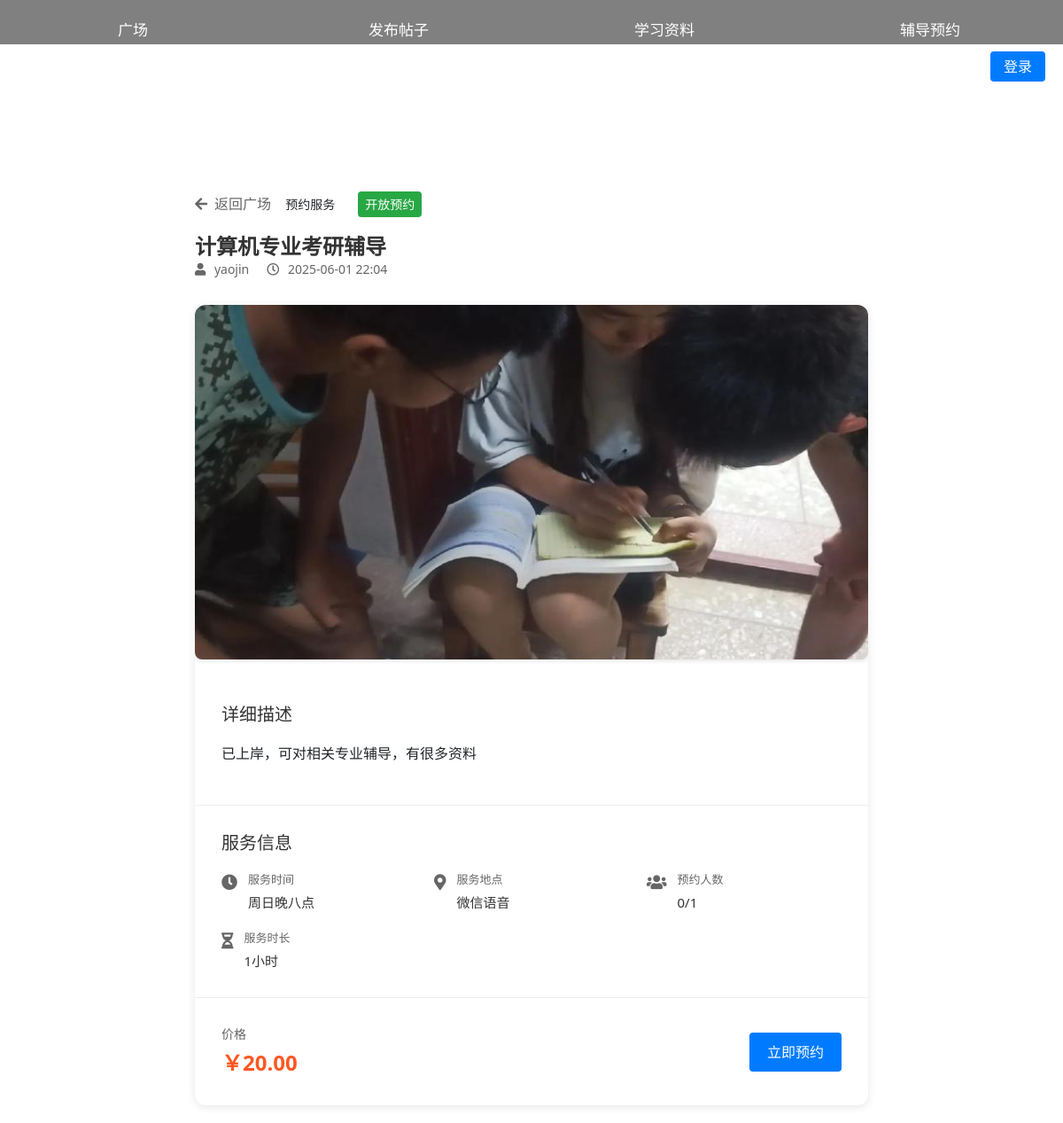
Screenshot of /square/post/reservationpost/11/ with the database file from the repository.
### reservation/models.py (models this page shows, shortened)
class ReservationPost(models.Model):
    title = models.CharField('标题', max_length=128)
    content = models.TextField('服务描述')
    service_time = models.CharField('服务时间', max_length=128)
    service_duration = models.CharField('服务时长', max_length=64)
    location = models.CharField('服务地点', max_length=256)
    max_participants = models.IntegerField('最大预约人数', default=1)
    current_participants = models.IntegerField('当前预约人数', default=0)
    price = models.DecimalField('价格', max_digits=10, decimal_places=2)
    wechat = models.CharField('微信联系方式', max_length=64)
    cover_image = models.ImageField('封面图片', upload_to='reservation_covers/', blank=True, null=True, help_text='建议上传一张服务相关的封面图片')
    status = models.CharField('状态', max_length=32, choices=(
        ('open', '开放中'),
        ('full', '已满'),
        ('closed', '已关闭'),
    ), default='open')
    author = models.ForeignKey(settings.AUTH_USER_MODEL, on_delete=models.CASCADE, related_name='reservation_posts', verbose_name='作者')
    created_time = models.DateTimeField('创建时间', auto_now_add=True)
    update_time = models.DateTimeField('更新时间', auto_now=True)
    class Meta:
        ordering = ['-created_time']
        verbose_name = '预约帖子'
        verbose_name_plural = '预约帖子'

### user_center/models.py (models this page shows, shortened)
class User(AbstractUser):
    gender = (
        ('male', '男'),
        ('female', '女'),
    )
    phone = models.CharField('手机号', max_length=11, blank=True, null=True)
    head = models.ImageField('头像', upload_to='images', default='/media/images/光遇背景.jpg', blank=True, null=True)
    sex = models.CharField('性别', max_length=32, choices=gender, default='男')
    bio = models.TextField('个人简介', max_length=500, blank=True, null=True)
    created_time = models.DateTimeField('注册时间', auto_now_add=True)
    update_time = models.DateTimeField('更新时间', auto_now=True)
    class Meta:
        ordering = ['created_time']
        verbose_name = '用户'
        verbose_name_plural = '用户'

### square/views.py (the view, shortened to what this page needs)
# urls.py: path('post/<str:post_type>/<int:post_id>/', views.post_detail, name='post_detail'),
def post_detail(request, post_type, post_id):
    try:
        if post_type == 'reservationpost':
            post = get_object_or_404(ReservationPost, id=post_id)
            has_reserved = False
            if request.user.is_authenticated:
                has_reserved = post.reservations.filter(user=request.user, status='active').exists()
            context = {
                'post': post,
                'post_type': 'reservation',
                'has_reserved': has_reserved
            }
            return render(request, 'square/post_detail.html', context)
        else:
            raise Http404("Invalid post type")
    except Http404:
        return redirect('square:index')

### templates/square/post_detail.html (shortened to what this page needs)
{% extends 'base.html' %}
{% load static %}
{% load square_filters %}
{% block content %}
<link rel="stylesheet" href="{% static 'css/post_detail.css' %}">
<div class="post-detail-container">
  <div class="post-header">
    <a href="{% url 'square:index' %}" class="back-link">
      <i class="fas fa-arrow-left"></i> 返回广场
    </a>
    <div class="post-type-badge {% if post_type == 'reservation' %}reservation-post{% else %}study-post{% endif %}">
      {% if post_type == 'reservation' %}预约服务{% else %}学习资料{% endif %}
    </div>
    {% if post_type == 'reservation' %}
    <div class="post-status {{ post.status }}">
      {% if post.status == 'open' %}
      开放预约
      {% elif post.status == 'full' %}
      已满员
      {% else %}
      已关闭
      {% endif %}
    </div>
    {% endif %}
    <h1 class="post-title">{{ post.title }}</h1>
    <div class="post-meta">
      <span class="author">
        <i class="fas fa-user"></i> {{ post.author.username }}
      </span>
      <span class="time">
        <i class="far fa-clock"></i> {{ post.created_time|date:"Y-m-d H:i" }}
      </span>
    </div>
  </div>
  <div class="post-content">
    {% if post_type == 'reservation' and post.cover_image %}
    <div class="cover-image-section">
      <img src="{{ post.cover_image.url }}" alt="{{ post.title }}" class="cover-image">
    </div>
    {% endif %}
    <div class="content-section">
      <h2>详细描述</h2>
      {{ post.content|linebreaks }}
    </div>
    {% if post_type == 'reservation' %}
    <div class="info-section">
      <h2>服务信息</h2>
      <div class="info-grid">
        <div class="info-item">
          <i class="fas fa-clock"></i>
          <div class="info-text">
            <label>服务时间</label>
            <span>{{ post.service_time }}</span>
          </div>
        </div>
        <div class="info-item">
          <i class="fas fa-map-marker-alt"></i>
          <div class="info-text">
            <label>服务地点</label>
            <span>{{ post.location }}</span>
          </div>
        </div>
        <div class="info-item">
          <i class="fas fa-users"></i>
          <div class="info-text">
            <label>预约人数</label>
            <span>{{ post.current_participants }}/{{ post.max_participants }}</span>
          </div>
        </div>
        <div class="info-item">
          <i class="fas fa-hourglass-half"></i>
          <div class="info-text">
            <label>服务时长</label>
            <span>{{ post.service_duration }}</span>
          </div>
        </div>
      </div>
    </div>
    {% endif %}
    <div class="action-section">
      <div class="price-tag">
        <span class="price-label">价格</span>
        <span class="price-amount">￥{{ post.price }}</span>
      </div>
      {% if post_type == 'reservation' %}
      {% if not has_reserved and post.status == 'open' %}
      <button type="button" class="action-button reserve-btn" onclick="reservePost({{ post.id }})">立即预约</button>
      {% elif has_reserved %}
      <button class="action-button reserved-btn" disabled>已预约</button>
      {% elif post.status == 'full' %}
      <button class="action-button full-btn" disabled>已满员</button>
      {% else %}
      <button class="action-button closed-btn" disabled>已关闭</button>
      {% endif %}
      {% elif post_type == 'study' %}
      <button class="action-button purchase-btn">购买资料</button>
      {% endif %}
    </div>
  </div>
</div>
<link rel="stylesheet" href="https://cdnjs.cloudflare.com/ajax/libs/font-awesome/5.15.4/css/all.min.css">
{% endblock %}

### static/css/post_detail.css (style rules this page uses)
.post-detail-container { max-width: 800px; margin: 0 auto; padding: 20px; }
.post-header { margin-bottom: 30px; }
.back-link { display: inline-flex; align-items: center; color: #666; text-decoration: none; margin-bottom: 20px; transition: color 0.2s ease; }
.back-link i { margin-right: 8px; }
.post-type-badge { display: inline-block; padding: 6px 12px; border-radius: 6px; font-size: 14px; font-weight: 500; margin-bottom: 15px; }
.post-title { font-size: 24px; font-weight: 600; color: #333; margin: 0; line-height: 1.3; }
.post-meta { display: flex; gap: 20px; color: #666; font-size: 14px; }
.post-meta i { margin-right: 6px; }
.post-content { background: white; border-radius: 12px; box-shadow: 0 2px 10px rgba(0, 0, 0, 0.1); overflow: hidden; }
.content-section { padding: 30px; border-bottom: 1px solid #eee; }
.content-section h2 { font-size: 20px; color: #333; margin: 0 0 20px 0; }
.info-section { padding: 30px; border-bottom: 1px solid #eee; }
.info-section h2 { font-size: 20px; color: #333; margin: 0 0 20px 0; }
.info-grid { display: grid; grid-template-columns: repeat(auto-fit, minmax(200px, 1fr)); gap: 20px; }
.info-item { display: flex; align-items: flex-start; gap: 12px; }
.info-item i { font-size: 18px; color: #666; margin-top: 3px; }
.info-text { display: flex; flex-direction: column; }
.info-text label { font-size: 13px; color: #666; margin-bottom: 4px; }
.info-text span { font-size: 15px; color: #333; }
.action-section { padding: 30px; display: flex; justify-content: space-between; align-items: center; }
.price-tag { display: flex; flex-direction: column; }
.price-label { font-size: 14px; color: #666; margin-bottom: 4px; }
.price-amount { font-size: 24px; font-weight: 600; color: #FF5722; }
.action-button { padding: 12px 24px; border: none; border-radius: 8px; font-size: 16px; font-weight: 500; cursor: pointer; transition: all 0.2s ease; }
.reserve-btn { background-color: #4CAF50; color: white; }

### templates/square/post_detail.html (style rules this page uses)
.post-status { display: inline-block; padding: 4px 8px; border-radius: 4px; font-size: 14px; margin-left: 10px; }
.post-status.open { background-color: #28a745; color: white; }
.action-button { padding: 10px 20px; border: none; border-radius: 4px; font-size: 16px; cursor: pointer; transition: background-color 0.3s; }
.reserve-btn { background-color: #007bff; color: white; }
.cover-image-section { margin-bottom: 20px; border-radius: 8px; overflow: hidden; box-shadow: 0 2px 4px rgba(0, 0, 0, 0.1); }
.cover-image { width: 100%; max-height: 400px; object-fit: cover; display: block; }

### rows the page displays
ReservationPost: title "计算机专业考研辅导", author.username "yaojin", created_time "2025-06-01 22:04", cover_image (picture), content "已上岸，可对相关专业辅导，有很多资料", service_time "周日晚八点", location "微信语音", current_participants "0", max_participants "1", service_duration "1小时", price "20.00"
